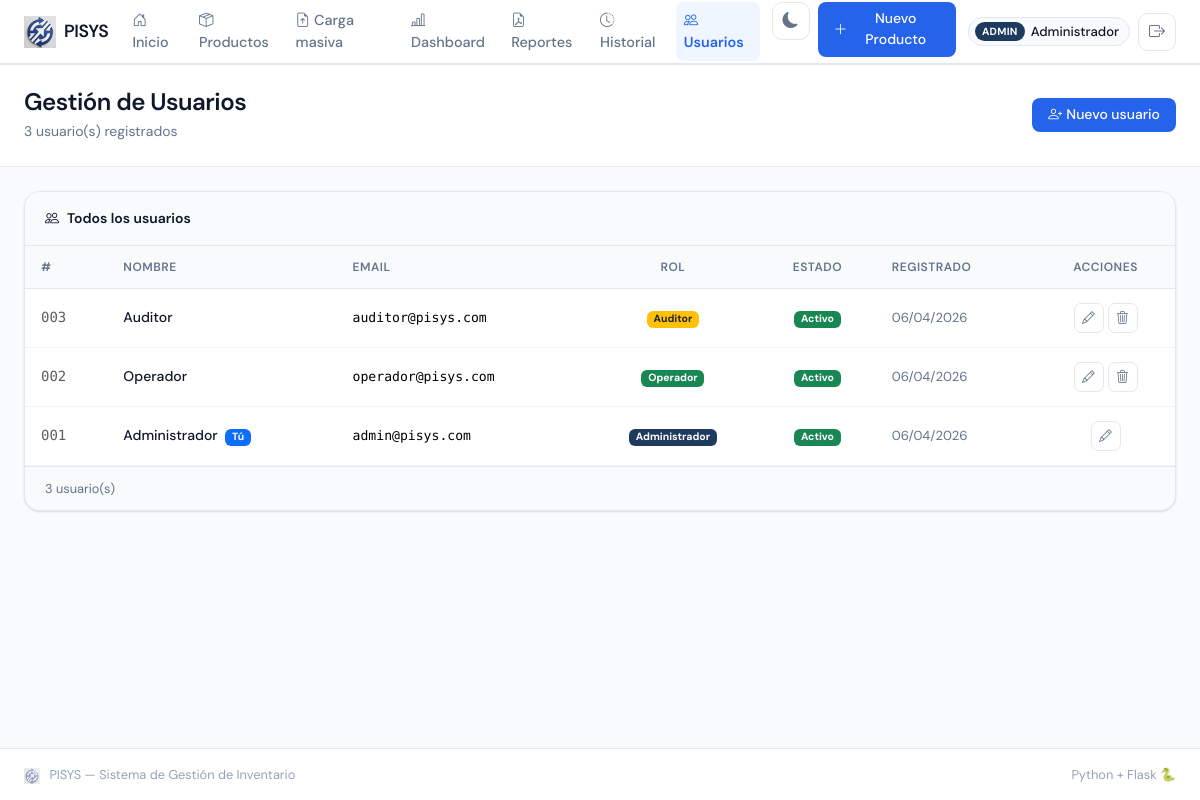
The app's page /usuarios (signed in) with its own data.
### app.py (models this page shows, shortened)
class Usuario(UserMixin, db.Model):
    __tablename__ = 'usuario'
    id             = db.Column(db.Integer, primary_key=True)
    nombre         = db.Column(db.String(80), nullable=False)
    email          = db.Column(db.String(120), unique=True, nullable=False)
    password_hash  = db.Column(db.String(256), nullable=False)
    rol            = db.Column(db.String(20), nullable=False, default='operador')
    activo         = db.Column(db.Boolean, default=True)
    fecha_creacion = db.Column(db.DateTime, default=datetime.utcnow)
    def tiene_rol(self, *roles):
        return self.rol in roles

### app.py (the view)
@app.route('/usuarios')
@login_required
@requiere_rol('admin')
def lista_usuarios():
    usuarios = Usuario.query.order_by(Usuario.fecha_creacion.desc()).all()
    return render_template('usuarios.html', usuarios=usuarios)

### app.py (called while the page is built)
@login_manager.user_loader
def cargar_usuario(user_id):
    return Usuario.query.get(int(user_id))

def requiere_rol(*roles):
    def decorador(f):
        @wraps(f)
        def wrapper(*args, **kwargs):
            if not current_user.tiene_rol(*roles):
                flash('⛔ No tienes permisos para acceder a esa sección.', 'danger')
                return redirect(url_for('inicio'))
            return f(*args, **kwargs)
        return wrapper
    return decorador

### templates/usuarios.html (shortened to what this page needs)
{% extends "base.html" %}
{% block contenido %}
<div class="page-header">
    <div class="container-fluid px-4">
        <div class="row align-items-center">
            <div class="col">
                <h1 class="page-title">Gestión de Usuarios</h1>
                <p class="page-subtitle">{{ usuarios | length }} usuario(s) registrados</p>
            </div>
            <div class="col-auto">
                <a href="{{ url_for('nuevo_usuario') }}" class="btn btn-agregar">
                    <i class="bi bi-person-plus me-1"></i>Nuevo usuario
                </a>
            </div>
        </div>
    </div>
</div>
<div class="container-fluid px-4 mt-4 mb-5">
    <div class="tabla-container">
        <div class="tabla-header">
            <span><i class="bi bi-people me-2"></i>Todos los usuarios</span>
        </div>
        <div class="table-responsive">
            <table class="table tabla-productos mb-0">
                <thead>
                    <tr>
                        <th>#</th>
                        <th>Nombre</th>
                        <th>Email</th>
                        <th class="text-center">Rol</th>
                        <th class="text-center">Estado</th>
                        <th>Registrado</th>
                        <th class="text-center">Acciones</th>
                    </tr>
                </thead>
                <tbody>
                    {% for u in usuarios %}
                    <tr class="fila-producto">
                        <td class="id-col text-muted">{{ "%03d"|format(u.id) }}</td>
                        <td>
                            <div class="producto-nombre">
                                {{ u.nombre }}
                                {% if u.id == current_user.id %}
                                <span class="badge bg-primary ms-1" style="font-size:0.65rem;">Tú</span>
                                {% endif %}
                            </div>
                        </td>
                        <td class="mono-font" style="font-size:0.82rem;">{{ u.email }}</td>
                        <td class="text-center">
                            {% if u.rol == 'admin' %}
                                <span class="badge" style="background:#1E3A5F;">Administrador</span>
                            {% elif u.rol == 'operador' %}
                                <span class="badge bg-success">Operador</span>
                            {% else %}
                                <span class="badge bg-warning text-dark">Auditor</span>
                            {% endif %}
                        </td>
                        <td class="text-center">
                            {% if u.activo %}
                                <span class="badge bg-success">Activo</span>
                            {% else %}
                                <span class="badge bg-secondary">Inactivo</span>
                            {% endif %}
                        </td>
                        <td style="font-size:0.82rem; color:var(--texto-secundario);">
                            {{ u.fecha_creacion.strftime('%d/%m/%Y') }}
                        </td>
                        <td class="text-center">
                            <div class="d-flex gap-1 justify-content-center">
                                <a href="{{ url_for('editar_usuario', id=u.id) }}"
                                   class="btn-accion btn-editar" title="Editar">
                                    <i class="bi bi-pencil"></i>
                                </a>
                                {% if u.id != current_user.id %}
                                <form method="POST"
                                      action="{{ url_for('eliminar_usuario', id=u.id) }}"
                                      id="del-u-{{ u.id }}">
                                    <button type="button" class="btn-accion btn-eliminar"
                                            title="Eliminar"
                                            onclick="confirmarEliminarUsuario({{ u.id }}, '{{ u.nombre }}')">
                                        <i class="bi bi-trash3"></i>
                                    </button>
                                </form>
                                {% endif %}
                            </div>
                        </td>
                    </tr>
                    {% endfor %}
                </tbody>
            </table>
        </div>
        <div class="tabla-footer">
            <span>{{ usuarios | length }} usuario(s)</span>
        </div>
    </div>
</div>
{% endblock %}

### templates/base.html (shortened to what this page needs)
<!DOCTYPE html>
<html lang="es">
<head>
    <link href="https://cdn.jsdelivr.net/npm/bootstrap@5.3.3/dist/css/bootstrap.min.css" rel="stylesheet">
    <link href="https://cdn.jsdelivr.net/npm/bootstrap-icons@1.11.3/font/bootstrap-icons.min.css" rel="stylesheet">
    <link href="{{ url_for('static', filename='css/estilos.css') }}" rel="stylesheet">
</head>
<body>
<nav class="navbar navbar-expand-lg sticky-top" id="navbar-principal">
    <div class="container-fluid px-4">
        <a class="navbar-brand d-flex align-items-center gap-2" href="{{ url_for('inicio') }}">
            <img src="{{ url_for('static', filename='images/logo.png') }}"
                 alt="PISYS" class="brand-logo">
            <span class="brand-text">PISYS</span>
        </a>
        <div class="collapse navbar-collapse" id="navbarMenu">
            <ul class="navbar-nav ms-auto gap-1">
                <li class="nav-item">
                    <a class="nav-link {% if request.endpoint == 'inicio' %}active{% endif %}"
                       href="{{ url_for('inicio') }}">
                        <i class="bi bi-house-door me-1"></i>Inicio
                    </a>
                </li>
                <li class="nav-item">
                    <a class="nav-link {% if request.endpoint == 'lista_productos' %}active{% endif %}"
                       href="{{ url_for('lista_productos') }}">
                        <i class="bi bi-box-seam me-1"></i>Productos
                    </a>
                </li>
                {% if current_user.is_authenticated and current_user.tiene_rol('admin') %}
                <li class="nav-item">
                    <a class="nav-link {% if request.endpoint == 'carga_masiva' %}active{% endif %}"
                       href="{{ url_for('carga_masiva') }}">
                        <i class="bi bi-file-earmark-arrow-up me-1"></i>Carga masiva
                    </a>
                </li>
                {% endif %}
                {% if current_user.is_authenticated and current_user.tiene_rol('admin', 'auditor') %}
                <li class="nav-item">
                    <a class="nav-link {% if request.endpoint == 'dashboard' %}active{% endif %}"
                       href="{{ url_for('dashboard') }}">
                        <i class="bi bi-bar-chart-line me-1"></i>Dashboard
                    </a>
                </li>
                <li class="nav-item">
                    <a class="nav-link {% if request.endpoint == 'reportes' %}active{% endif %}"
                       href="{{ url_for('reportes') }}">
                        <i class="bi bi-file-earmark-pdf me-1"></i>Reportes
                    </a>
                </li>
                {% endif %}
                <li class="nav-item">
                    <a class="nav-link {% if request.endpoint == 'historial' %}active{% endif %}"
                       href="{{ url_for('historial') }}">
                        <i class="bi bi-clock-history me-1"></i>Historial
                    </a>
                </li>
                {% if current_user.is_authenticated and current_user.tiene_rol('admin') %}
                <li class="nav-item">
                    <a class="nav-link {% if request.endpoint == 'lista_usuarios' %}active{% endif %}"
                       href="{{ url_for('lista_usuarios') }}">
                        <i class="bi bi-people me-1"></i>Usuarios
                    </a>
                </li>
                {% endif %}
                <li class="nav-item ms-2">
                    <button class="btn-tema" id="btn-tema" title="Cambiar tema"
                            onclick="toggleTema()">
                        <i class="bi bi-moon-fill" id="icono-tema"></i>
                    </button>
                </li>
                {% if current_user.is_authenticated and current_user.tiene_rol('admin') %}
                <li class="nav-item ms-1">
                    <a class="btn btn-agregar" href="{{ url_for('nuevo_producto') }}">
                        <i class="bi bi-plus-lg me-1"></i>Nuevo Producto
                    </a>
                </li>
                {% endif %}
                {% if current_user.is_authenticated %}
                <li class="nav-item ms-2 d-flex align-items-center gap-2">
                    <div class="usuario-pill">
                        <span class="usuario-rol-badge rol-{{ current_user.rol }}">
                            {{ current_user.rol }}
                        </span>
                        <span class="usuario-nombre">{{ current_user.nombre.split()[0] }}</span>
                    </div>
                    <a href="{{ url_for('logout') }}" class="btn-tema" title="Cerrar sesión">
                        <i class="bi bi-box-arrow-right"></i>
                    </a>
                </li>
                {% endif %}
            </ul>
        </div>
    </div>
</nav>
<main class="main-content">
    {% block contenido %}{% endblock %}
</main>
<footer class="footer mt-auto">
    <div class="container-fluid px-4">
        <div class="d-flex justify-content-between align-items-center">
            <span class="footer-text">
                <img src="{{ url_for('static', filename='images/logo.png') }}"
                     alt="PISYS" style="height:16px; opacity:0.5; margin-right:6px;">
                PISYS — Sistema de Gestión de Inventario
            </span>
            <span class="footer-text">Python + Flask 🐍</span>
        </div>
    </div>
</footer>
</body>
</html>

### records on screen
Usuario: rol "ADMIN", nombre "Administrador", id "001", shows "Tú", email "admin@pisys.com", activo "Activo", fecha_creacion "06/04/2026"
Usuario: id "003", nombre "Auditor", email "auditor@pisys.com", rol "Auditor", activo "Activo", fecha_creacion "06/04/2026"
Usuario: id "002", nombre "Operador", email "operador@pisys.com", rol "Operador", activo "Activo", fecha_creacion "06/04/2026"

### other values on screen
{{ usuarios | length }} "3"
